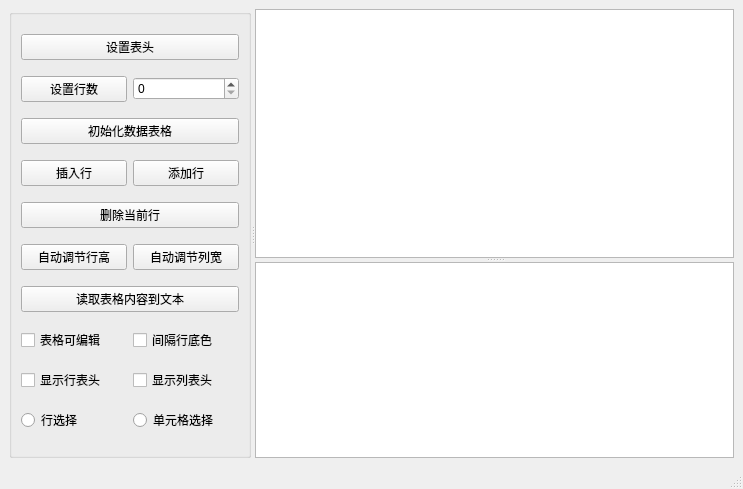
<?xml version="1.0" encoding="UTF-8"?>
<ui version="4.0">
 <class>myMainWindow</class>
 <widget class="QMainWindow" name="myMainWindow">
  <property name="geometry">
   <rect>
    <x>0</x>
    <y>0</y>
    <width>743</width>
    <height>489</height>
   </rect>
  </property>
  <property name="windowTitle">
   <string>myMainWindow</string>
  </property>
  <widget class="QWidget" name="centralwidget">
   <layout class="QGridLayout" name="gridLayout_2">
    <item row="0" column="0">
     <widget class="QSplitter" name="splitterMain">
      <property name="minimumSize">
       <size>
        <width>725</width>
        <height>0</height>
       </size>
      </property>
      <property name="maximumSize">
       <size>
        <width>16777215</width>
        <height>16777215</height>
       </size>
      </property>
      <property name="orientation">
       <enum>Qt::Horizontal</enum>
      </property>
      <widget class="QGroupBox" name="groupBox">
       <property name="title">
        <string/>
       </property>
       <layout class="QGridLayout" name="gridLayout">
        <item row="0" column="0" colspan="2">
         <widget class="QPushButton" name="btnSetHeader">
          <property name="text">
           <string>设置表头</string>
          </property>
         </widget>
        </item>
        <item row="1" column="0">
         <widget class="QPushButton" name="pushButton_2">
          <property name="text">
           <string>设置行数</string>
          </property>
         </widget>
        </item>
        <item row="1" column="1">
         <widget class="QSpinBox" name="spinBox"/>
        </item>
        <item row="2" column="0" colspan="2">
         <widget class="QPushButton" name="btnIniData">
          <property name="text">
           <string>初始化数据表格</string>
          </property>
         </widget>
        </item>
        <item row="3" column="0">
         <widget class="QPushButton" name="btnInsertRow">
          <property name="text">
           <string>插入行</string>
          </property>
         </widget>
        </item>
        <item row="3" column="1">
         <widget class="QPushButton" name="btnAppendRow">
          <property name="text">
           <string>添加行</string>
          </property>
         </widget>
        </item>
        <item row="4" column="0" colspan="2">
         <widget class="QPushButton" name="btnDelCurRow">
          <property name="text">
           <string>删除当前行</string>
          </property>
         </widget>
        </item>
        <item row="5" column="0">
         <widget class="QPushButton" name="pushButton_8">
          <property name="text">
           <string>自动调节行高</string>
          </property>
         </widget>
        </item>
        <item row="5" column="1">
         <widget class="QPushButton" name="pushButton_7">
          <property name="text">
           <string>自动调节列宽</string>
          </property>
         </widget>
        </item>
        <item row="6" column="0" colspan="2">
         <widget class="QPushButton" name="btnReadToEdit">
          <property name="text">
           <string>读取表格内容到文本</string>
          </property>
         </widget>
        </item>
        <item row="7" column="0">
         <widget class="QCheckBox" name="chkBoxTabEditable">
          <property name="text">
           <string>表格可编辑</string>
          </property>
         </widget>
        </item>
        <item row="7" column="1">
         <widget class="QCheckBox" name="chkBoxRowColor">
          <property name="text">
           <string>间隔行底色</string>
          </property>
         </widget>
        </item>
        <item row="8" column="0">
         <widget class="QCheckBox" name="chkBoxHeaderH">
          <property name="text">
           <string>显示行表头</string>
          </property>
         </widget>
        </item>
        <item row="8" column="1">
         <widget class="QCheckBox" name="chkBoxHeaderV">
          <property name="text">
           <string>显示列表头</string>
          </property>
         </widget>
        </item>
        <item row="9" column="0">
         <widget class="QRadioButton" name="rBtnSelectRow">
          <property name="text">
           <string>行选择</string>
          </property>
         </widget>
        </item>
        <item row="9" column="1">
         <widget class="QRadioButton" name="rBtnSelectItem">
          <property name="text">
           <string>单元格选择</string>
          </property>
         </widget>
        </item>
       </layout>
      </widget>
      <widget class="QSplitter" name="splitter">
       <property name="orientation">
        <enum>Qt::Vertical</enum>
       </property>
       <widget class="QTableWidget" name="tableInfo">
        <property name="minimumSize">
         <size>
          <width>479</width>
          <height>249</height>
         </size>
        </property>
       </widget>
       <widget class="QPlainTextEdit" name="plainTextEdit">
        <property name="minimumSize">
         <size>
          <width>479</width>
          <height>151</height>
         </size>
        </property>
       </widget>
      </widget>
     </widget>
    </item>
   </layout>
  </widget>
  <widget class="QMenuBar" name="menubar">
   <property name="geometry">
    <rect>
     <x>0</x>
     <y>0</y>
     <width>743</width>
     <height>22</height>
    </rect>
   </property>
  </widget>
  <widget class="QStatusBar" name="statusbar"/>
 </widget>
 <resources/>
 <connections/>
</ui>
